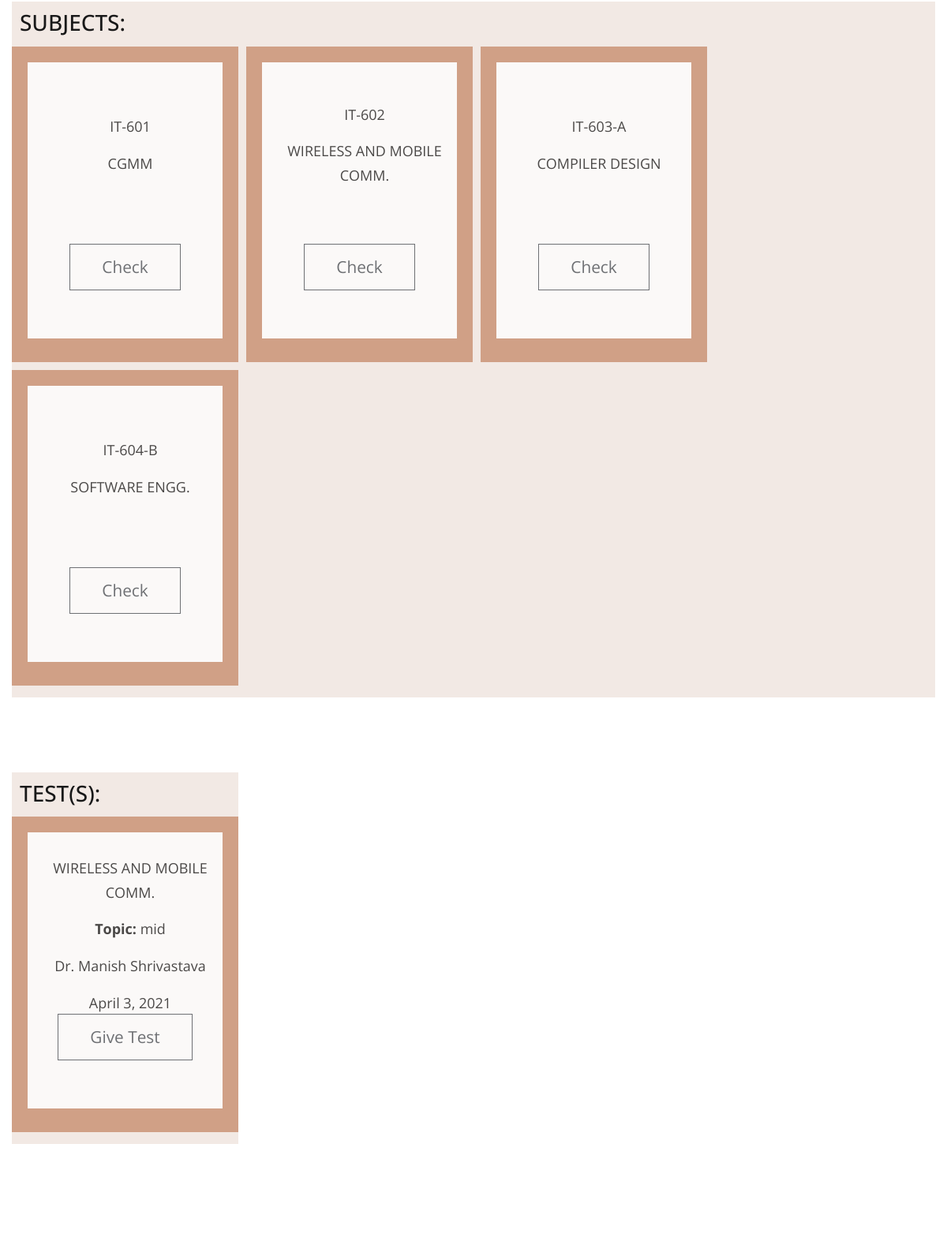
/s_dashboard/0103IT181055/ (signed in, lower part), run on an earlier commit of the app's database.
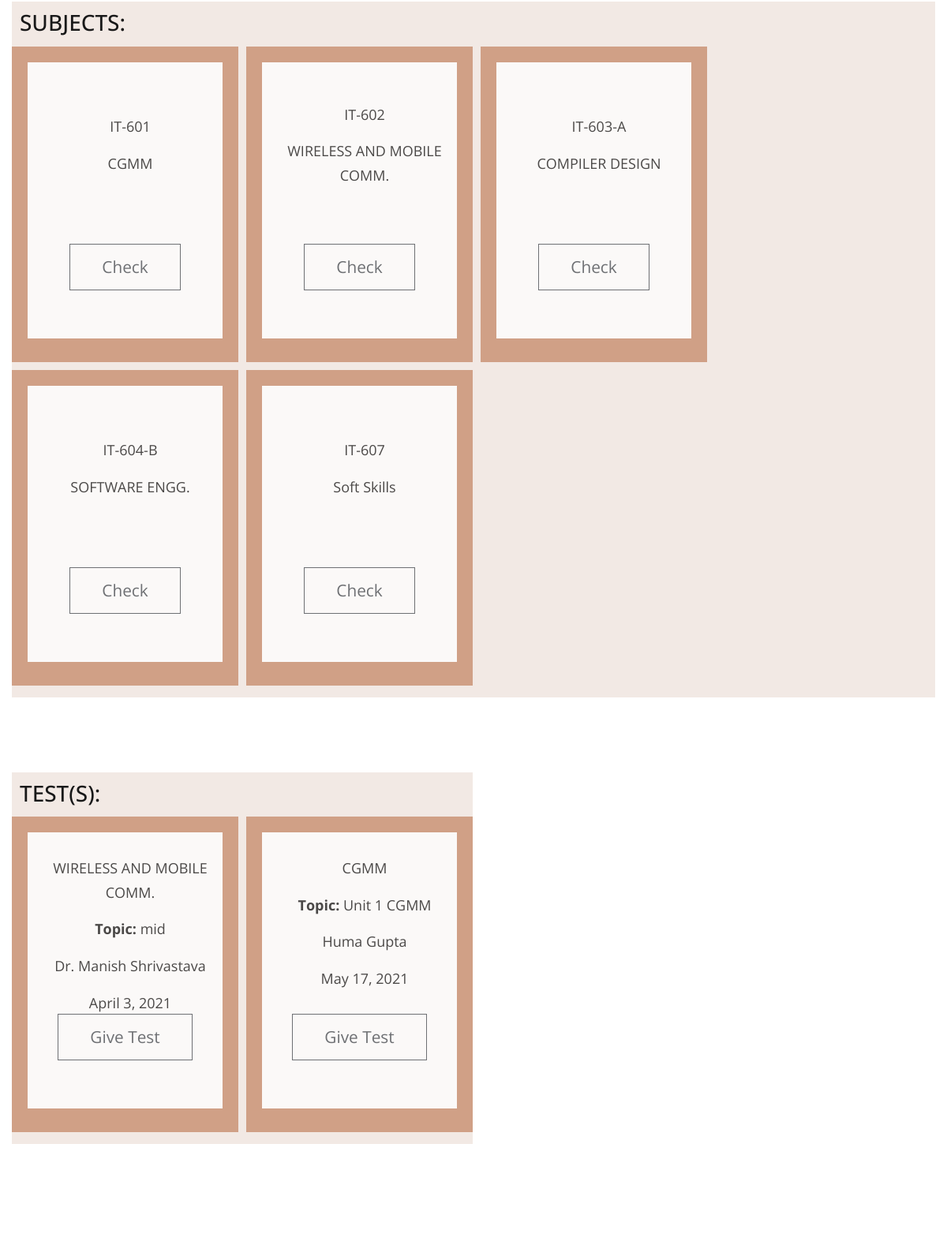
And on a later commit of the database.
### ctapp/models.py (models this page shows, shortened)
class subject(models.Model):
    subject_code = models.CharField(max_length = 8,primary_key = True)
    name = models.CharField(max_length = 30)
    branch = models.CharField(max_length=20, choices=BRANCH_CHOICES, default='IT')
    sem = models.CharField(max_length = 20,choices = SEMESTER_CHOICES,default = '6')

class Test(models.Model):
    topic = models.CharField(max_length=50)
    link = models.CharField(max_length=1000)
    form_link=models.CharField(max_length=1000,default="Google Link")#google form link
    c_id  = models.ForeignKey(Class,on_delete=models.CASCADE)       #class id
    s_id = models.ForeignKey(subject,on_delete=models.CASCADE)  #subject id
    t_id = models.ForeignKey(teacher,on_delete=models.CASCADE)  #teacher id
    date = models.DateField()
    starttime = models.TimeField(auto_now=False,auto_now_add=False)
    endtime = models.TimeField(auto_now=False,auto_now_add=False)
    def __str__(self):
        s_name = str(self.s_id.name)     #get subject name
        sem_sec = str(self.c_id.branch) + " - " +str(self.c_id.sem)+"TH - "+str(self.c_id.sec)
        return sem_sec+" - "+s_name+' - ' + str(self.topic)

class teacher(models.Model):
    user = models.OneToOneField(User, on_delete=models.CASCADE,unique=True)
    name = models.CharField(max_length=30)
    college_name = models.CharField(max_length = 10,choices = CLG_CHOICES,default = 'LNCT')
    branch = models.CharField(max_length=20, choices=BRANCH_CHOICES, default='IT')
    mobile_no = models.CharField(max_length=10)
    email = models.CharField(max_length=30)

### ctapp/views.py (the view)
# urls.py: path('<str:id>/', views.student_dashboard, name='s_db'),
@login_required(login_url='s_login/')
def student_dashboard(request,id):
    template = loader.get_template('student dashboard.html')
    print(id)
    current_student = student.objects.get(enrollment_number=id)
    subjects = get_subjects(current_student)
    tests=get_tests(current_student)
    print(tests)
    now=current_datetime()
    if tests:
        context = {'student':current_student,'subject_list':subjects,'tests':tests,'error':'','cur_date':now}
        return HttpResponse(template.render(context, request))
    error='No tests assigned yet.'
    context = {'student':current_student,'subject_list':subjects,'error':error,'cur_date':now}
    return HttpResponse(template.render(context, request))

### ctapp/views.py (called while the page is built)
def get_subjects(student):
    branch = student.branch
    sem = student.sem
    return subject.objects.filter(branch=branch).filter(sem=sem)

def get_tests(student):
    try:
        curr_class = Class.objects.get(sem=student.sem,sec=student.sec,branch=student.branch)
        return Test.objects.filter(c_id=curr_class)
    except Test.DoesNotExist:
        return False

def current_datetime():
    now = datetime.datetime.now()
    return now

### ctapp/templates/student dashboard.html (shortened to what this page needs)
<!DOCTYPE html>
<html lang="en">
{% load static %}
  <head>
    <link rel="stylesheet" href="{% static 'css/all.min.css' %}" />
    <link rel="stylesheet" href="{% static 'css/bootstrap.min.css' %}" />
    <link rel="stylesheet" href="{% static 'css/templatemo-style.css' %}" />
  </head>
  <body id="servicesPage">
    <div class="parallax-window" data-parallax="scroll" data-image-src="{% static 'img/subjects_assignments.jpg' %}">
      <div class="container-fluid">
        <section class="row" id="tmServices">
          <div class="col-12 tm-tabs-container">
              <div class="sections">
                <h3>SUBJECTS:</h3>
                <div class="card-deck">
                  {% for subject in subject_list%}
                          <div class="btn-outline card-upper">
                            <div class="card-body text-center">
                              <div class="cards">
                                <div class="contents">
                                  <p class="card-text">
                                    {{subject.subject_code}}
                                  </p>
                                  <p class="card-text">
                                    {{subject.name}}
                                  </p>
                                </div>
                                <div class="card-text" style="position:relative; top:50px;">
                                  <a class="btn btn-outline-dark" href="{% url 'student:s_subject_assignment_list' student.enrollment_number subject.subject_code %}">Check</a>
                                </div>
                              </div>
                            </div>
                          </div>
                    {% endfor %}
              </div>
            </div>
          </div>
          <div class="col-12" id="tests">
            <div class="sections">
              <h3>TEST(S):</h3>
              <div class="card-deck">
                {% if error != '' %}
                <div class="card-body text-center">{{error}}</div>
                {% else %}
                {% for test in tests %}
                  <div class="btn-outline card-upper">
                    <div class="card-body text-center">
                      <div class="cards">
                        <div class="contents">
                          <p class="card-text">
                            {{test.s_id.name}}
                          </p>
                          <p class="card-text">
                            <b>Topic: </b>{{test.topic}}
                          </p>
                          <p class="card-text">
                            {{test.t_id.name}}
                          </p>
                          <p class="card-text">
                            {{test.date}}
                          </p>
                        </div>
                        <div class="card-text" style="position:relative; top:50px;">
                          <a class="btn btn-outline-dark" href="{% url 'student:test' student.enrollment_number test.id %}">Give Test</a>
                        </div>
                      </div>
                    </div>
                  </div>
                {% endfor %}
                {% endif %}
            </div>
          </div>
        </div>
        </section>
        <footer class="row">
          <p class="col-12 text-white text-center tm-copyright-text">
          </p>
        </footer>
      </div>
    </div>
  </body>
</html>

What changed in the data, as far as the page shows it:
added subject: subject_code "IT-607", name "Soft Skills"
added Test: s_id.name "CGMM", topic "Unit 1 CGMM", t_id.name "Huma Gupta", date "May 17, 2021"
